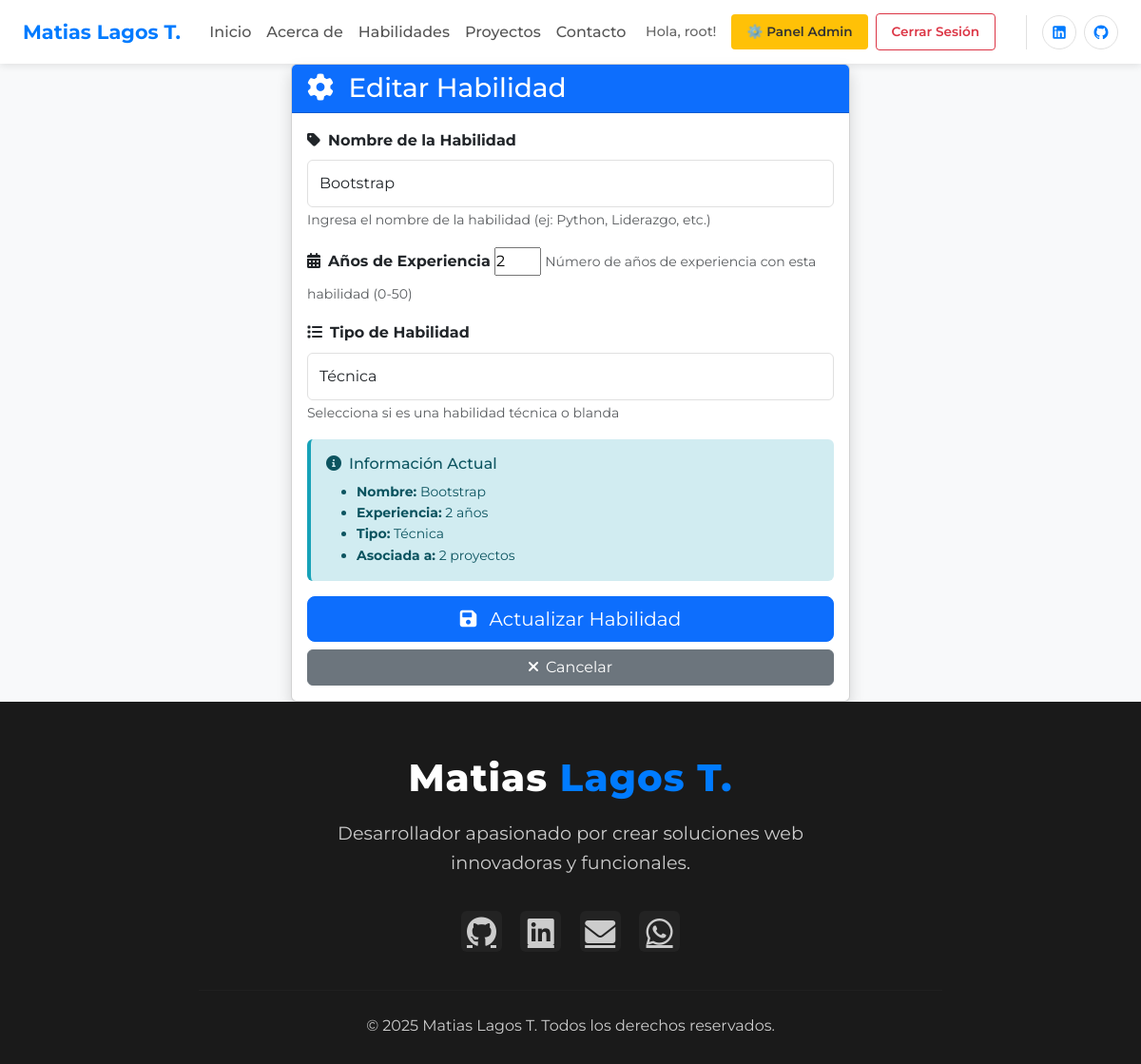
Page /panel/habilidades/5/editar/ (signed in) on the committed database.
### proyectos/models.py (models this page shows, shortened)
class Habilidad(models.Model):
    TIPO_CHOICES = [
        ("tecnica", "Técnica"),
        ("blanda", "Blanda"),
    ]
    nombre = models.CharField(max_length=100)
    experiencia = models.IntegerField(help_text="Años de experiencia")
    tipo = models.CharField(max_length=10, choices=TIPO_CHOICES, default="tecnica")
    icono_url = models.URLField(
        blank=True,
        null=True,
        help_text="URL del icono de la habilidad (ej: Font Awesome, Bootstrap Icons)"
    )
    class Meta:
        ordering = ['nombre']

### login/mixins.py (the view)
    def nueva_vista(request, *args, **kwargs):
        if not request.user.is_authenticated:
            messages.error(request, 'Debes iniciar sesión para acceder a esta página.')
            return redirect('login')
        return view_func(request, *args, **kwargs)

### proyectos/forms.py
class HabilidadForm(forms.ModelForm):
    class Meta:
        model = Habilidad
        fields = ['nombre', 'experiencia', 'tipo', 'icono_url']
        widgets = {
            'experiencia': forms.NumberInput(attrs={'min': 0, 'max': 50}),
            'tipo': forms.Select(attrs={'class': 'form-control'}),
            'nombre': forms.TextInput(attrs={'class': 'form-control'}),
            'icono_url': forms.URLInput(attrs={'class': 'form-control', 'placeholder': 'https://...'})
        }

### login/mixins.py (called while the page is built)
def solo_login_requerido(view_func):
    def nueva_vista(request, *args, **kwargs):
        if not request.user.is_authenticated:
            messages.error(request, 'Debes iniciar sesión para acceder a esta página.')
            return redirect('login')
        return view_func(request, *args, **kwargs)
    return nueva_vista

### proyectos/views.py (called while the page is built)
def es_admin(user):
    return user.is_authenticated and user.is_superuser

@solo_login_requerido
def editar_habilidad(request, pk):
    if not es_admin(request.user):
        return HttpResponseForbidden("No tienes permiso para acceder al panel de administración")
    habilidad = get_object_or_404(Habilidad, pk=pk)
    if request.method == "POST":
        form = HabilidadForm(request.POST, instance=habilidad)
        if form.is_valid():
            form.save()
            messages.success(request, "¡Habilidad actualizada exitosamente!")
            return redirect("lista_habilidades_admin")
    else:
        form = HabilidadForm(instance=habilidad)
    return render(request, "habilidades/form.html", {"form": form, "titulo": "Editar Habilidad", "habilidad": habilidad})

### proyectos/templates/habilidades/form.html (shortened to what this page needs)
{% extends "base.html" %}
{% block content %}
<div class="row justify-content-center">
    <div class="col-md-8 col-lg-6">
        <div class="card shadow">
            <div class="card-header bg-primary text-white">
                <h3 class="mb-0">
                    <i class="fas fa-cog me-2"></i>
                    {{ titulo }}
                </h3>
            </div>
            <div class="card-body">
                <form method="post" novalidate>
                    <div class="mb-3">
                        <label for="{{ form.nombre.id_for_label }}" class="form-label fw-bold">
                            <i class="fas fa-tag me-2"></i>Nombre de la Habilidad
                        </label>
                        {{ form.nombre }}
                        <small class="form-text text-muted">
                            Ingresa el nombre de la habilidad (ej: Python, Liderazgo, etc.)
                        </small>
                    </div>
                    <div class="mb-3">
                        <label for="{{ form.experiencia.id_for_label }}" class="form-label fw-bold">
                            <i class="fas fa-calendar-alt me-2"></i>Años de Experiencia
                        </label>
                        {{ form.experiencia }}
                        <small class="form-text text-muted">
                            Número de años de experiencia con esta habilidad (0-50)
                        </small>
                    </div>
                    <div class="mb-3">
                        <label for="{{ form.tipo.id_for_label }}" class="form-label fw-bold">
                            <i class="fas fa-list me-2"></i>Tipo de Habilidad
                        </label>
                        {{ form.tipo }}
                        <small class="form-text text-muted">
                            Selecciona si es una habilidad técnica o blanda
                        </small>
                    </div>
                    {% if habilidad %}
                    <div class="alert alert-info" role="alert">
                        <h6 class="alert-heading">
                            <i class="fas fa-circle-info me-2"></i>Información Actual
                        </h6>
                        <ul class="mb-0 small">
                            <li><strong>Nombre:</strong> {{ habilidad.nombre }}</li>
                            <li><strong>Experiencia:</strong> {{ habilidad.experiencia }} año{{ habilidad.experiencia|pluralize }}</li>
                            <li><strong>Tipo:</strong> {{ habilidad.get_tipo_display }}</li>
                            <li><strong>Asociada a:</strong>
                                {% if habilidad.proyectos.all %}
                                    {{ habilidad.proyectos.count }} proyecto{{ habilidad.proyectos.count|pluralize }}
                                {% else %}
                                    Ningún proyecto
                                {% endif %}
                            </li>
                        </ul>
                    </div>
                    {% endif %}
                    <div class="d-grid gap-2">
                        <button type="submit" class="btn btn-primary btn-lg">
                            <i class="fas fa-save me-2"></i>
                            {% if habilidad %}
                                Actualizar Habilidad
                            {% else %}
                                Crear Habilidad
                            {% endif %}
                        </button>
                        <a href="{% url 'lista_habilidades_admin' %}" class="btn btn-secondary">
                            <i class="fas fa-times me-2"></i>Cancelar
                        </a>
                    </div>
                </form>
            </div>
        </div>
    </div>
</div>
{% endblock %}

### proyectos/templates/base.html (shortened to what this page needs)
{% load static %}
<!DOCTYPE html>
<html lang="es">
<head>
    <link href="https://cdn.jsdelivr.net/npm/bootstrap@5.3.0/dist/css/bootstrap.min.css" rel="stylesheet">
    <link rel="stylesheet" href="{% static 'styles/base.css' %}">
    <link rel="stylesheet" href="{% static 'styles/encabezado.css' %}">
    <link rel="stylesheet" href="{% static 'styles/heroe.css' %}">
    <link rel="stylesheet" href="{% static 'styles/acerca-de.css' %}">
    <link rel="stylesheet" href="{% static 'styles/habilidades.css' %}">
    <link rel="stylesheet" href="{% static 'styles/proyectos.css' %}">
    <link rel="stylesheet" href="{% static 'styles/contacto.css' %}">
    <link rel="stylesheet" href="{% static 'styles/pie-pagina.css' %}">
    <link rel="stylesheet" href="{% static 'styles/responsivo.css' %}">
    <link rel="stylesheet" href="https://cdnjs.cloudflare.com/ajax/libs/font-awesome/6.0.0/css/all.min.css">
</head>
<body>
    <header>
        <nav class="navbar navbar-expand-lg">
            <div class="container-fluid px-3 px-lg-4">
                <a class="navbar-brand" href="{% url 'home' %}">Matias Lagos T.</a>
                <div class="collapse navbar-collapse" id="navbarNav">
                    <ul class="navbar-nav mx-auto mb-2 mb-lg-0">
                        <li class="nav-item">
                            <a class="nav-link" href="{% url 'home' %}">Inicio</a>
                        </li>
                        <li class="nav-item">
                            <a class="nav-link" href="{% url 'home' %}#about">Acerca de</a>
                        </li>
                        <li class="nav-item">
                            <a class="nav-link" href="{% url 'home' %}#skills">Habilidades</a>
                        </li>
                        <li class="nav-item">
                            <a class="nav-link" href="{% url 'home' %}#projects">Proyectos</a>
                        </li>
                        <li class="nav-item">
                            <a class="nav-link" href="{% url 'home' %}#contact">Contacto</a>
                        </li>
                    </ul>
                    <div class="navbar-controls ms-lg-auto">
                        {% if user.is_authenticated %}
                        <span class="user-greeting">Hola, {{ user.first_name|default:user.username }}!</span>
                        {% endif %}
                        <div class="navbar-buttons">
                            {% if user.is_superuser %}
                            <a href="{% url 'dashboard' %}" class="btn btn-warning">⚙️ Panel Admin</a>
                            {% endif %}
                            {% if user.is_authenticated %}
                            <a href="{% url 'logout' %}" class="btn btn-outline-danger">Cerrar Sesión</a>
                            {% else %}
                            <a href="{% url 'login' %}" class="btn btn-primary">Ingresar</a>
                            <a href="{% url 'registro' %}" class="btn btn-outline-primary">Registrarse</a>
                            {% endif %}
                        </div>
                        <div class="social-nav">
                            <a href="https://www.linkedin.com/in/matias-lagos-tapia-667b192b8/" target="_blank"
                                rel="noopener noreferrer" class="social-link" aria-label="LinkedIn">
                            </a>
                            <a href="https://github.com/Matiaslagost7" target="_blank" rel="noopener noreferrer"
                                class="social-link" aria-label="GitHub">
                            </a>
                        </div>
                    </div>
                </div>
            </div>
        </nav>
    </header>
    <main id="main-content">
    {% block content %}{% endblock %}
    </main>
    <footer class="main-footer">
        <div class="footer-content">
            <h2 class="footer-logo">
                Matias <span class="footer-highlight">Lagos T.</span>
            </h2>
            <p class="footer-text">
                Desarrollador apasionado por crear soluciones web<br>innovadoras y funcionales.
            </p>
            <div class="footer-social">
                <a href="https://github.com/Matiaslagost7" target="_blank" rel="noopener noreferrer" aria-label="GitHub"><i class="fab fa-github"></i></a>
                <a href="https://linkedin.com/in/matias-lagos-torres-04b8a4265" target="_blank" rel="noopener noreferrer" aria-label="LinkedIn"><i class="fab fa-linkedin"></i></a>
                <a href="mailto:matiaslagost7@gmail.com" aria-label="Email"><i class="fas fa-envelope"></i></a>
                <a href="https://wa.me/56949625995" target="_blank" rel="noopener noreferrer" aria-label="WhatsApp"><i class="fab fa-whatsapp"></i></a>
            </div>
            <hr class="footer-divider">
            <div class="footer-bottom">
                <p>&copy; 2025 Matias Lagos T. Todos los derechos reservados.</p>
            </div>
        </div>
    </footer>
</body>
</html>

### static/styles/base.css (style rules this page uses)
:root { --primary-color: #007bff; --primary-dark-color: #0056b3; --primary-gradient: linear-gradient(135deg, #0062cc, #004085); --secondary-color: #6c757d; --success-color: #28a745; --danger-color: #dc3545; --light-bg-color: #f8f9fa; --white-color: #ffffff; --dark-text-color: #333; --body-bg-color: #f8f9fa; --card-bg-color: #ffffff; --border-color: #e0e0e0; --shadow-color-light: rgba(0, 0, 0, 0.1); --shadow-color-primary: rgba(0, 123, 255, 0.3); --main-font: 'Montserrat', sans-serif; --footer-bg-color: #1a1a1a; --footer-text-color: #ccc; --footer-border-color: #333; --tag-bg-color: #e7f3ff; --input-bg-color: #f8f9fa; --shadow-color-dark: rgba(0,0,0,0.15); --light-text-color: #666; }
* { margin: 0; padding: 0; box-sizing: border-box; }
body { font-family: var(--main-font); background-color: var(--body-bg-color); color: var(--dark-text-color); line-height: 1.6; overflow-x: hidden; display: flex; flex-direction: column; min-height: 100vh; }
#main-content { flex: 1; }
html { scroll-behavior:smooth; }
.form-control { border: 1px solid var(--border-color); border-radius: 0.375rem; padding: 0.75rem; }
.alert { border-radius: 0.375rem; border: none; }
.alert-info { background-color: #d1ecf1; color: #0c5460; border-left: 4px solid #17a2b8; }

### static/styles/encabezado.css (style rules this page uses)
.navbar { background-color: white; box-shadow: 0 2px 8px rgba(0, 0, 0, 0.1); padding: 0.75rem 0; }
.navbar-brand { font-size: 1.3rem; font-weight: 700; color: var(--primary-color) !important; }
.navbar-nav .nav-link { font-weight: 500; color: #555 !important; margin: 0 0.5rem; padding: 0.5rem 0 !important; transition: color 0.3s ease; }
.navbar-controls { display: flex; align-items: center; gap: 1rem; margin-left: auto; }
.user-greeting { font-size: 0.9rem; color: #666; font-weight: 500; white-space: nowrap; }
.navbar-buttons { display: flex; gap: 0.5rem; align-items: center; }
.navbar-buttons .btn { padding: 0.5rem 1rem; font-size: 0.85rem; font-weight: 600; border-radius: 4px; white-space: nowrap; transition: all 0.3s ease; }
.navbar-buttons .btn-warning { background-color: #ffc107; border: none; color: #333; }
.navbar-buttons .btn-outline-danger { border: 1px solid #dc3545; color: #dc3545; background: transparent; }
.social-nav { display: flex; gap: 0.5rem; margin-left: 1rem; padding-left: 1rem; border-left: 1px solid #e0e0e0; }
.social-nav .social-link { display: flex; align-items: center; justify-content: center; width: 36px; height: 36px; border-radius: 50%; background: white; border: 1px solid #e0e0e0; text-decoration: none; transition: all 0.3s ease; }
.social-nav .social-link .social-svg { width: 18px; height: 18px; fill: var(--primary-color); }
@media (min-width: 1200px) { .navbar-controls { flex-direction: row; margin-left: auto; } }
@media (min-width: 1200px) { .navbar-buttons { flex-direction: row; } }
@media (min-width: 1200px) { .navbar-buttons .btn { width: auto; } }

### static/styles/pie-pagina.css (style rules this page uses)
.main-footer { background-color: var(--footer-bg-color); color: var(--footer-text-color); width: 100%; padding: 0; margin: 0; position: relative; z-index: 10; }
.footer-content { max-width: 900px; margin: 0 auto; padding: 3.5rem 1rem 0.5rem 1rem; display: flex; flex-direction: column; align-items: center; text-align: center; }
.footer-logo { font-size: 2.5rem; font-weight: 800; margin-bottom: 1.2rem; color: var(--white-color); letter-spacing: 1px; }
.footer-highlight { color: var(--primary-color); }
.footer-text { font-size: 1.2rem; color: var(--footer-text-color); margin-bottom: 2.2rem; max-width: 600px; line-height: 1.6; }
.footer-social { display: flex; gap: 1.2rem; margin-bottom: 2.5rem; }
.footer-social a { color: var(--footer-text-color); background: #232323; border-radius: 6px; font-size: 2rem; width: 2.7rem; height: 2.7rem; display: flex; align-items: center; justify-content: center; transition: background 0.2s, color 0.2s, transform 0.2s; }
.footer-divider { width: 90%; border: none; border-top: 1px solid var(--footer-border-color); margin: 0 auto 1.5rem auto; }
.footer-bottom { width: 100%; text-align: center; font-size: 1rem; color: var(--footer-text-color); padding-bottom: 1.2rem; padding-right: 0; }
.footer-bottom p { margin: 0; }

### rows in the picture
Habilidad: nombre "Bootstrap", experiencia "2", tipo "Técnica", proyectos.count "2"

### other values in the picture
{{ user.first_name|default:user.username }} "root"
{{ titulo }} "Editar Habilidad"
